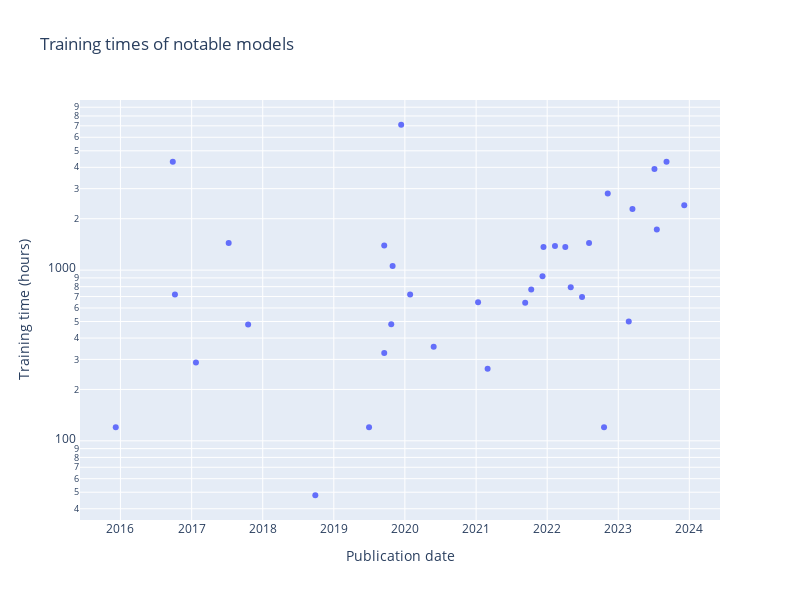

Notebook code for this chart:
### Code cell
# Plot training time
fig = go.Figure()
fig.add_trace(go.Scatter(
    x=training_time_df['Publication date'],
    y=training_time_df['Training time (hours)'],
    mode='markers',
    text=training_time_df['System']
))
fig.update_layout(
    title='Training times of notable models',
    xaxis_title='Publication date',
    yaxis_title='Training time (hours)',
    yaxis_type='log',
    width=800,
    height=600,
)
fig.show()

### Figure 1 — Plotly figure (JSON) as saved in the notebook; plotly's stock layout.template omitted (floating-point values rounded to 4 significant figures)
{"data": [{"mode": "markers", "text": ["Gemini Ultra", "Falcon-180B", "Llama 2-70B", "xTrimoPGLM -100B", "GPT-4", "LLaMA-65B", "BLOOM-176B", "U-PaLM (540B)", "GLM-130B", "Minerva (540B)", "OPT-175B", "PaLM (540B)", "LaMDA", "GLaM", "Gopher (280B)", "Megatron-Turing NLG 530B", "HyperCLOVA", "Meta Pseudo Labels", "Switch", "GPT-3 175B (davinci)", "Meena", "OpenAI Five", "AlphaStar", "T5-11B", "Megatron-BERT", "Megatron-LM (8.3B)", "RoBERTa Large", "BigGAN-deep 512x512", "AlphaGo Zero", "JFT", "MoE", "Xception", "GNMT", "DeepSpeech2 (English)"], "type": "scatter", "x": ["2023-12-06T00:00:00", "2023-09-06T00:00:00", "2023-07-18T00:00:00", "2023-07-06T00:00:00", "2023-03-15T00:00:00", "2023-02-24T00:00:00", "2022-11-08T00:00:00", "2022-10-20T00:00:00", "2022-08-04T00:00:00", "2022-06-29T00:00:00", "2022-05-02T00:00:00", "2022-04-04T00:00:00", "2022-02-10T00:00:00", "2021-12-13T00:00:00", "2021-12-08T00:00:00", "2021-10-11T00:00:00", "2021-09-10T00:00:00", "2021-03-01T00:00:00", "2021-01-11T00:00:00", "2020-05-28T00:00:00", "2020-01-28T00:00:00", "2019-12-13T00:00:00", "2019-10-30T00:00:00", "2019-10-23T00:00:00", "2019-09-17T00:00:00", "2019-09-17T00:00:00", "2019-07-01T00:00:00", "2018-09-28T00:00:00", "2017-10-18T00:00:00", "2017-07-10T00:00:00", "2017-01-23T00:00:00", "2016-10-07T00:00:00", "2016-09-26T00:00:00", "2015-12-08T00:00:00"], "y": [2400, 4320, 1728, 3912, 2280, 500, 2808, 120, 1440, 696, 793.5, 1368, 1385, 1366, 920, 770, 643.2, 264, 648, 355.2, 720, 7104, 1056, 481.9, 1392, 327, 120, 48, 480, 1440, 288, 720, 4320, 120]}], "layout": {"height": 600, "title": {"text": "Training times of notable models"}, "width": 800, "xaxis": {"title": {"text": "Publication date"}}, "yaxis": {"title": {"text": "Training time (hours)"}, "type": "log"}}}
